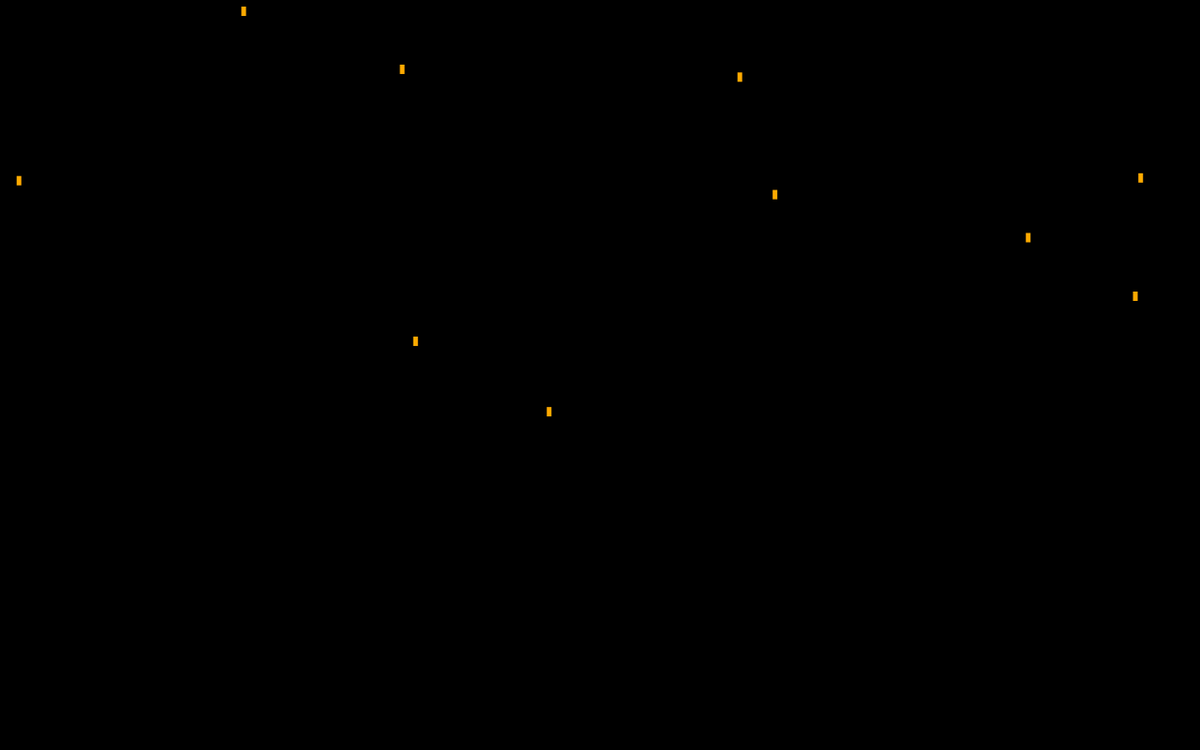
Frame 1 (no input)
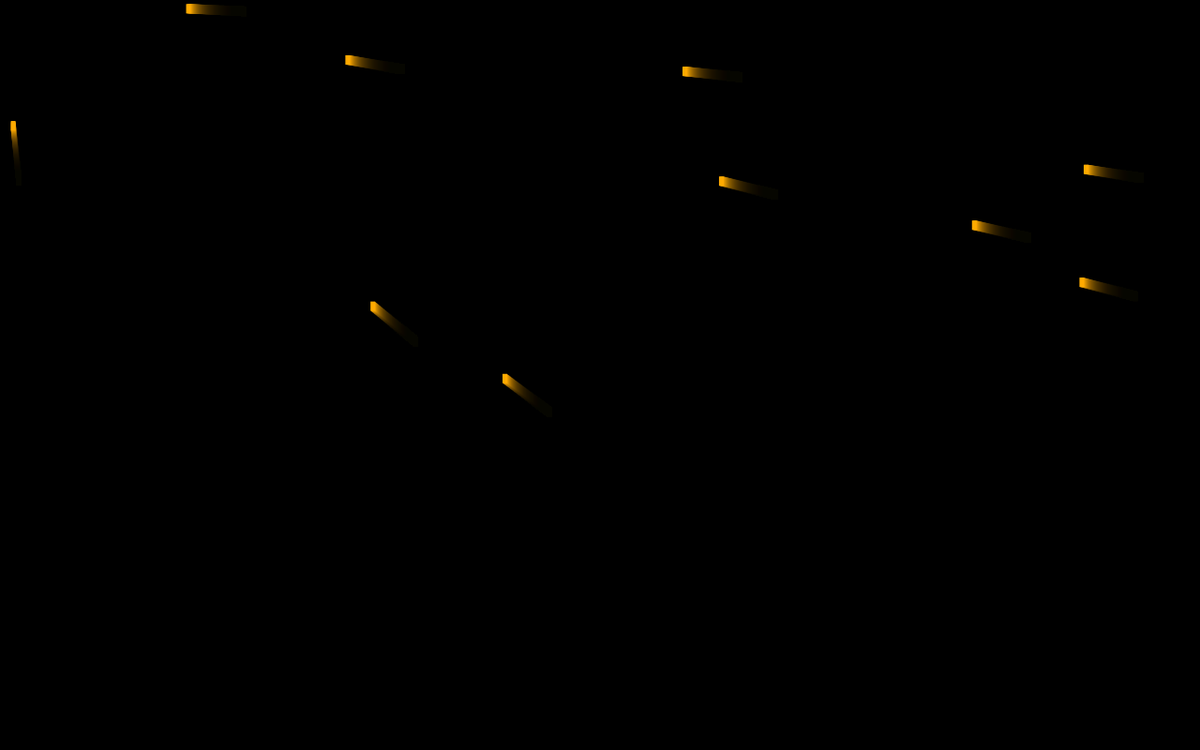
Frame 60 (the mouse pressed at the canvas centre just before this capture)
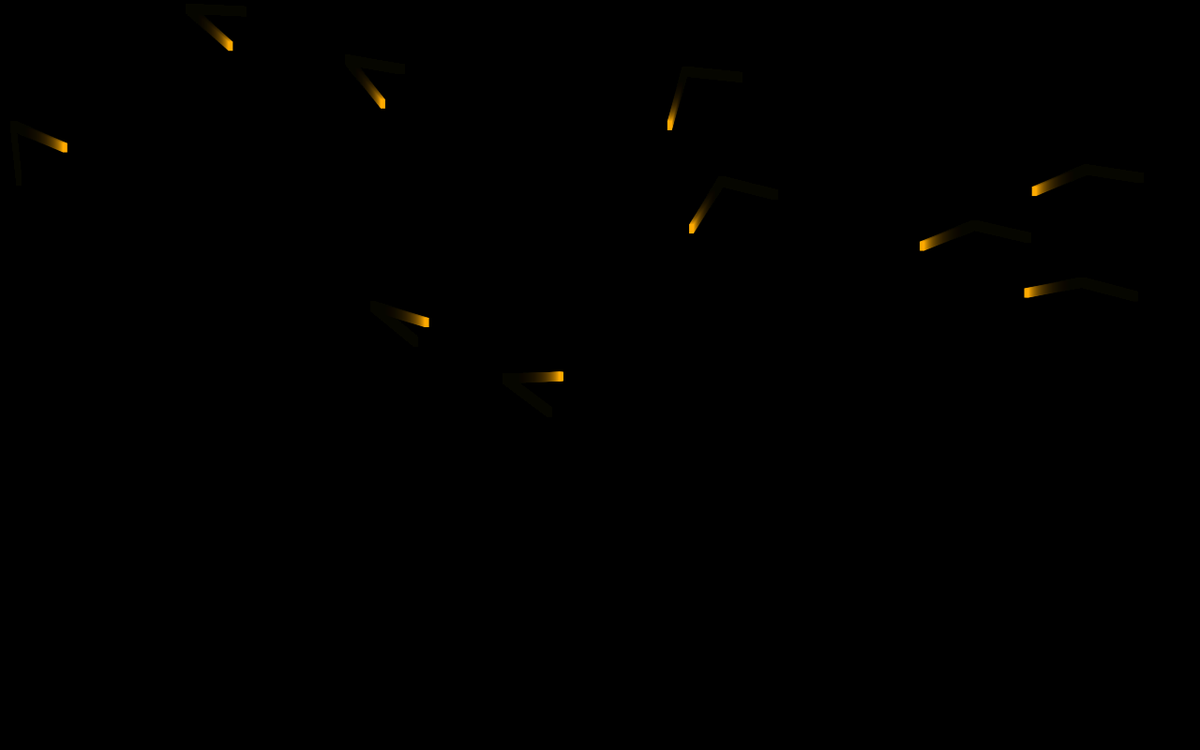
Frame 120 (the mouse held since frame 60 and released just before this capture)

The Processing sketch that drew these frames (run headless with seeded random() and noise(); from frame 60 on, the mouse is pressed at the canvas centre):

// Processing sketch: Heat_Seeker
// ── Heat_Seeker.pde
// rocket heat seeker
// create a bunch of heat seekers
Seeker[] swarm = new Seeker[10];

void setup() {
  // drawing tools
  size(1280, 800);
  background(0);
  
  // initialize all seekers
  for (int i = 0; i < swarm.length; i++) {
    swarm[i] = new Seeker();
  }
}

void draw() {
  // clear screen slowly
  fill(0, 20);
  noStroke();
  rectMode(CORNER);
  rect(0, 0, width, height);
  rectMode(CENTER);
  
  for (Seeker s:swarm) {
    s.chase();
  }
}


void keyPressed() {
  if (key == 'w') {
    // initialize all seekers
    for (int i = 0; i < swarm.length; i++) {
      swarm[i] = new Seeker();
    }
  }
}
// ── Seeker.pde
class Seeker {
  PVector position, velocity;
  
  Seeker() {
    position = new PVector(random(0, width), random(0, height));
    velocity = new PVector(0, 0);
  }
  
  void chase() {
    // update physics
    velocity = PVector.sub(new PVector(mouseX, mouseY), position);
    position.add(velocity.normalize().mult(1));
    
    pushMatrix();
    // display
    fill(255, 170, 0);
    rect(position.x, position.y, 5, 10);
    
    // point in the right direction (acceleration rather than velocity)
    
    rotate(atan(velocity.y/velocity.x));
    popMatrix();
  }
}
